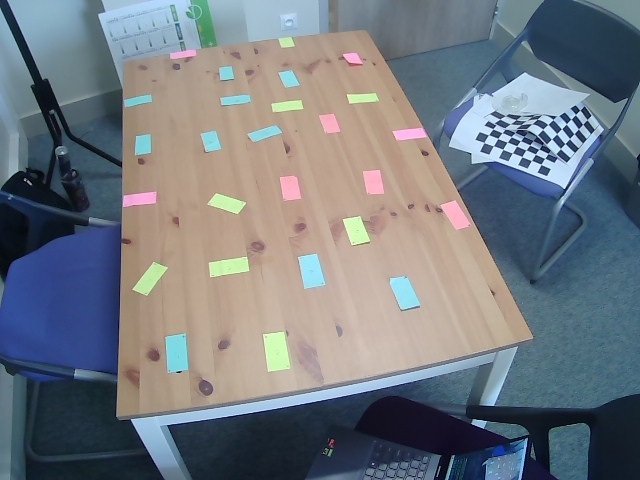
#> input picture Homography With Linear Equation (Unsuccesful)/Test.jpg, 640 x 480 px
$ python Main_SVDPoints.py
#> lines starting #> are read from the running program, lines starting #| are printed output that depends on the picture
# -*- coding: utf-8 -*-
"""
Created on Fri May 24 14:27:24 2024

@author: jpila
"""

import cv2 as cv
import numpy as np

#############Code to compare our DLT implementation for Homography Trasformation
#############And OpenCV findHomography function


# objL = np.float32([[0,0,0],[280, 0,0],[0, 225,0],[280, 225,0], [0, 373,0],[280,373,0],[0,495,0],[280, 495,0]])
# imgL = np.float32([[154, 420,0],[365, 419,0],[171,488,0], [501, 491,0], [194, 583,0], [675, 583,0], [254, 797,0], [1081, 797,0]])


objL = np.float32([[0,0,0],[73.6,0,0],[0,117.4,0],[73.6,117.4,0]]) #1- 9

objL = objL*4

imgL = np.float32([[364,29,0],[123,61,0],[533,337,0],[116,416,0]])#1- 9


def getLPrime(T, Lines):

    Lprimes = []

    #Pour toute les lignes appliquer (produit matriciel avec ) la matrice T
    for i in range(0, Lines.shape[0]):
        Lprimes.append( T @ Lines[i, :].reshape((3,1)) )

    return np.array(Lprimes)


def getApoints(objL, imgL):
    # Get Known matrix A of our homography  Linear equation  calculus A.h = 0
    A_matrix = []
    for i in range (objL.shape[0]):
        Xd = objL[i][0][0]
        Yd = objL[i][1][0]

        Xs = imgL[i][0][0]
        Ys = imgL[i][1][0]

        A_matrix.append([Xs, Ys, 1, 0, 0, 0, -Xd*Xs, -Xd*Ys, -Xd])
        A_matrix.append([0, 0, 0, Xs, Ys, 1, -Yd*Xs, -Yd*Ys, -Yd])


   # print('A_Matrix = ', A_matrix)
    A_matrix = np.float32(A_matrix)

    return A_matrix


#SVD with points

#i make an artificial array just to put our arrays in the required format for the geApoints() Method
Tid = np.array([[1,0,0],
            [0,1,0],
            [0,0,1]
            ])
Tobjpp = getLPrime(Tid, objL)
Timgpp = getLPrime(Tid, imgL)

Ap = getApoints(Tobjpp, Timgpp)

Up,Sp,Vp = np.linalg.svd(Ap)
hp = Vp[-1]
HpPrime = hp.reshape((3,3))

cvH, _ = cv.findHomography(imgL,objL)


########Results
### Remark: Image savings are commented
img1 = cv.imread('Test.jpg')
#> img1 is the input picture: shape (480, 640, 3); mean B, G, R 128.2, 121.1, 115

cvtImg = cv.warpPerspective(img1, cvH, (img1.shape[1],img1.shape[0]))
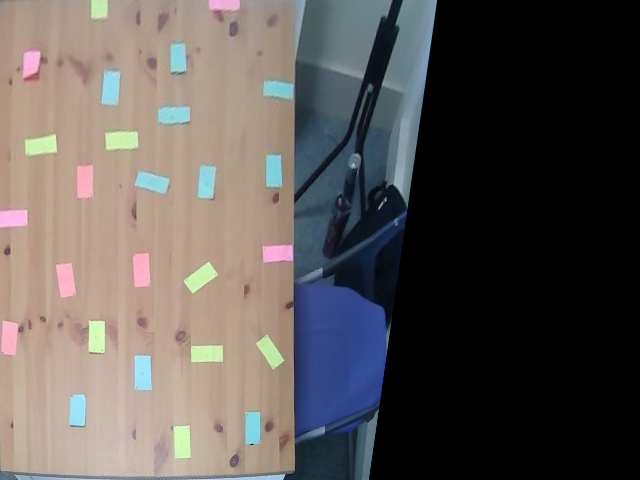
#> cvtImg: shape (480, 640, 3); mean B, G, R 84.9, 88, 93.2
tImg = cv.warpPerspective(img1, HpPrime, (img1.shape[1],img1.shape[0]))

cv.imshow('Case Study', img1)
cv.waitKey(0)
cv.destroyAllWindows()

cv.imshow('Transformation', tImg)
cv.waitKey(0)
cv.destroyAllWindows()
# cv.imwrite('ForCanvaDLT.jpg', tImg)

cv.imshow('Transformation OpenCV', cvtImg)
cv.waitKey(0)
cv.destroyAllWindows()
# cv.imwrite('ForCanvaH.jpg', tImg)

toShow = np.concatenate((tImg, cvtImg), axis=1)
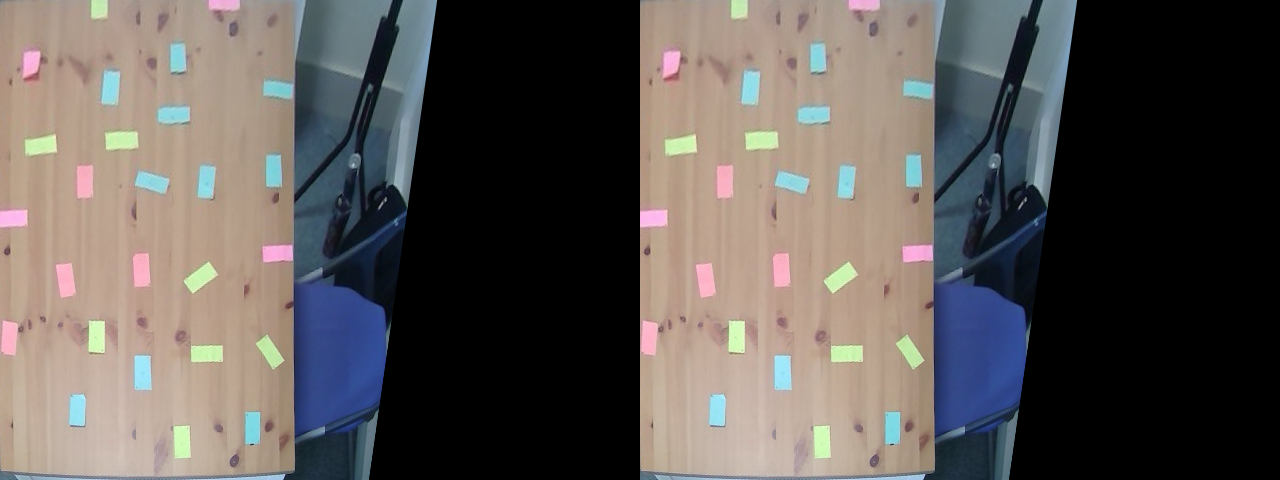
#> toShow: shape (480, 1280, 3); mean B, G, R 84.9, 88, 93.2
# toShow = np.concatenate((toShow, cvtImg), axis=1)
cv.imshow('Comparation', toShow)
cv.waitKey(0)
cv.destroyAllWindows()

$ run again, with Homography With Linear Equation (Unsuccesful)/image_hold Marks.jpg copied over Homography With Linear Equation (Unsuccesful)/Test.jpg
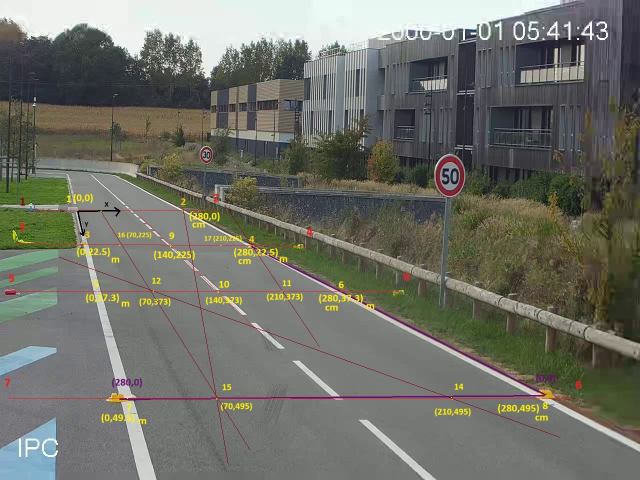
#> input picture Homography With Linear Equation (Unsuccesful)/image_hold Marks.jpg, 1280 x 960 px (shown at 1/2 size)
#> img1 is the input picture: shape (960, 1280, 3); mean B, G, R 103.5, 112.1, 111
#> `cvtImg = cv.warpPerspective(img1, cvH, (img1.shape[1],img1.shape[0]))`:
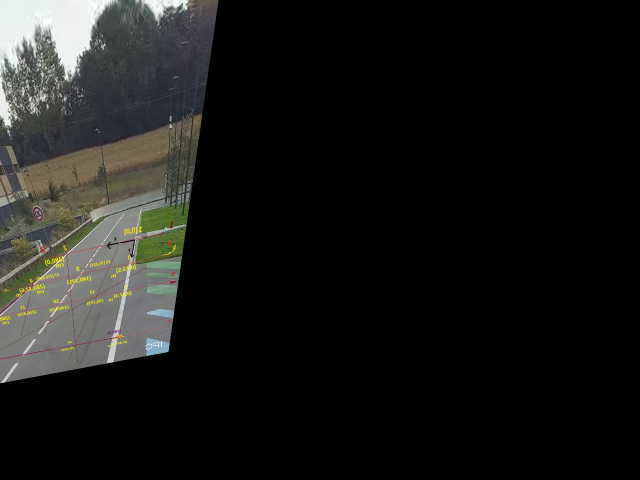
#> cvtImg: shape (960, 1280, 3) (shown at 1/2 size); mean B, G, R 23.1, 25, 24.7
#> `toShow = np.concatenate((tImg, cvtImg), axis=1)`:
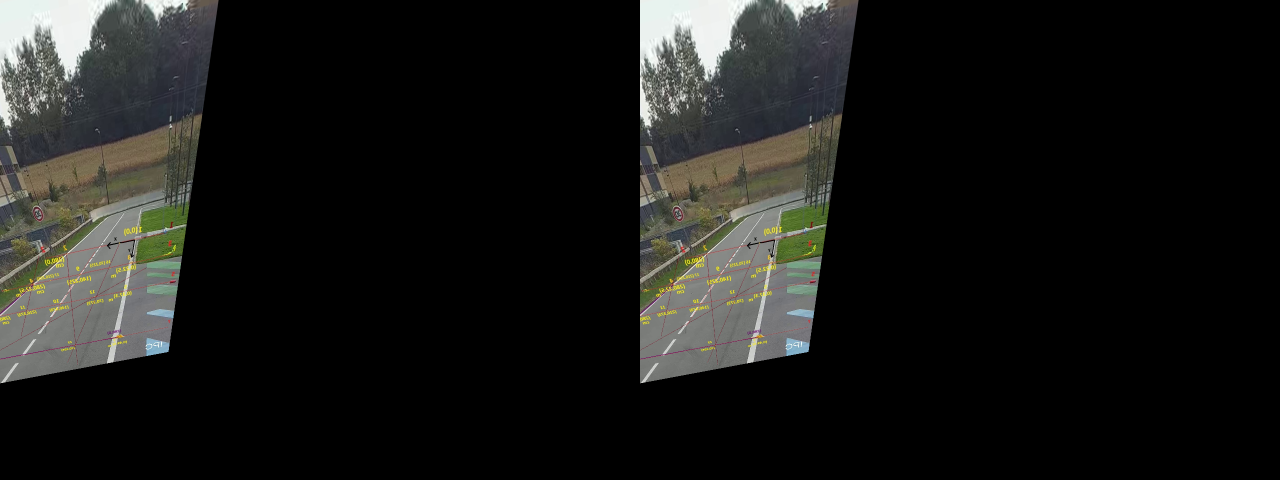
#> toShow: shape (960, 2560, 3) (shown at 1/2 size); mean B, G, R 23.1, 25, 24.7
